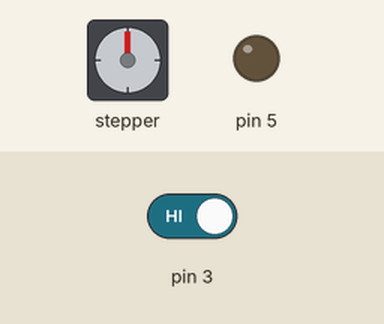
Simulated run of this sketch. Board: Arduino Uno, built with avr-gcc and run on an emulated ATmega328P. On the bench: stepper motor, output pins drawn as LEDs (lit = HIGH). The inputs (shaded band) are chosen by the test bench; at power-on: pin 3 HIGH. Stepper angles assume 2048 steps per turn; pins used as bus, display or sensor lines are not drawn.

Above: at 1.2 s.
1.3 s: pin 3 driven LOW
At 1.45 s:
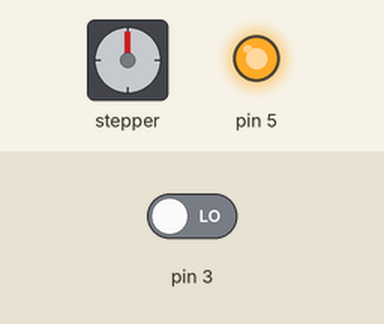
At 1.83 s:
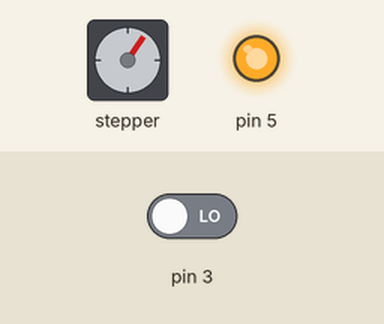
Timing chart, 0 to 10.3 s (numbered marks = the images above; inputs shaded):
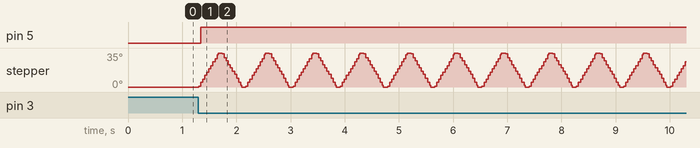

The sketch:

stepper_motor_with_ir.ino
```cpp
/*
  Stepper Motor Demonstration 1
  Stepper-Demo1.ino
  Demonstrates 28BYJ-48 Unipolar Stepper with ULN2003 Driver
  Uses Arduino Stepper Library

  DroneBot Workshop 2018
  https://dronebotworkshop.com
*/

//Include the Arduino Stepper Library
#include <Stepper.h>

// Define Constants

// Number of steps per internal motor revolution
const float STEPS_PER_REV = 32;

//  Amount of Gear Reduction
const float GEAR_RED = 64;

// Number of steps per geared output rotation
const float STEPS_PER_OUT_REV = STEPS_PER_REV * GEAR_RED;

// Define Variables

// Number of Steps Required
int StepsRequired;

// Create Instance of Stepper Class
// Specify Pins used for motor coils
// The pins used are 8,9,10,11
// Connected to ULN2003 Motor Driver In1, In2, In3, In4
// Pins entered in sequence 1-3-2-4 for proper step sequencing

Stepper steppermotor(STEPS_PER_REV, 8, 10, 9, 11);

void setup()
{
//(Stepper Library sets pins as outputs)
pinMode(3,INPUT);
pinMode(5,OUTPUT);
pinMode(6,OUTPUT);
}

void loop()
{
  digitalWrite(5,HIGH);
  digitalWrite(6,HIGH);
  if (digitalRead(3)== LOW)
  {
    digitalWrite(6,LOW);
   // Rotate CW
  StepsRequired  =  STEPS_PER_OUT_REV * 0.1;
  steppermotor.setSpeed(1000);
  steppermotor.step(StepsRequired);
  delay(50);

  // Rotate CCW
  StepsRequired  =  - STEPS_PER_OUT_REV / 10;
  steppermotor.setSpeed(1000);
  steppermotor.step(StepsRequired);
  delay(50);
  }
  else
  {
    digitalWrite(5,LOW);
    delay(10);
  }

}
```

Measured:
- after the input at 1.3 s, pin 5: LOW → HIGH at once; stepper: turns 35° clockwise in 0.36 s, then 35° counter-clockwise in 0.36 s, repeating every 0.87 s
